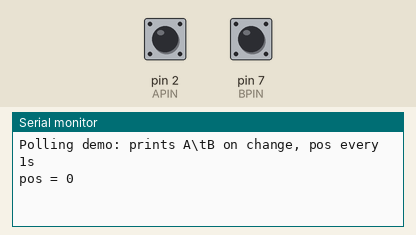
The sketch below on a simulated Arduino Uno, built with avr-gcc and run on an emulated ATmega328P. Shown: the last lines printed to the serial monitor. The test bench sets the inputs (shaded band); at power-on: pin 2 (APIN) HIGH, pin 7 (BPIN) HIGH.

Above: at 1.2 s.
1.3 s: pin 2 (APIN) pulled LOW for 0.15 s
At 1.9 s:
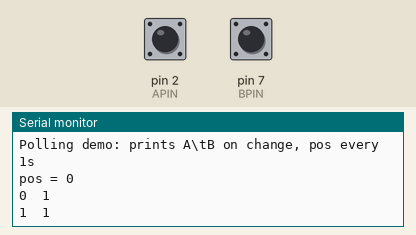
2.9 s: pin 7 (BPIN) pulled LOW for 0.15 s
At 3.6 s:
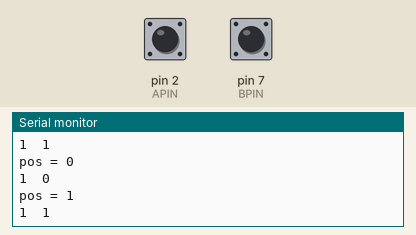
4.5 s: pin 2 (APIN) pulled LOW for 1 s
At 4.9 s:
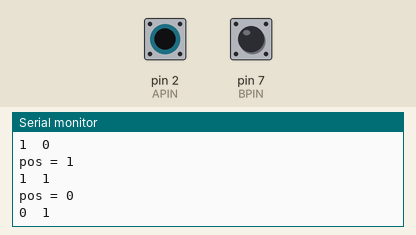
Timing chart, 0 to 7.5 s (numbered marks = the images above; inputs shaded):
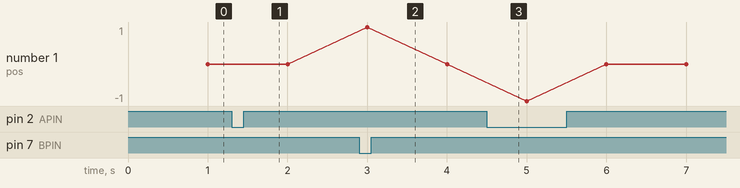

The sketch:

Assignment_1_EncoderWheel.ino
```cpp
// ---- Pins ----
const byte APIN = 2;   // A / CLK
const byte BPIN = 7;   // B / DT

// Flip to -1 if CW is negative with your wiring
const int8_t DIR_POLARITY = +1;

// Optional tiny debounce for mechanical encoders (us)
const unsigned long CHANGE_DEBOUNCE_US = 800;

int lastA, lastB;
long position = 0;
unsigned long lastChangeUs = 0;

void setup() {
  Serial.begin(9600);
  pinMode(APIN, INPUT_PULLUP);
  pinMode(BPIN, INPUT_PULLUP);
  lastA = digitalRead(APIN);
  lastB = digitalRead(BPIN);
  Serial.println("Polling demo: prints A\\tB on change, pos every 1s");
}

void loop() {
  int thisA = digitalRead(APIN);
  int thisB = digitalRead(BPIN);

  if (thisA != lastA || thisB != lastB) {
    unsigned long t = micros();
    if (t - lastChangeUs >= CHANGE_DEBOUNCE_US) {
      lastChangeUs = t;

      // --- Your print format ---
      Serial.print(thisA); Serial.print('\t'); Serial.println(thisB);

      // --- Count logic (no table) ---
      if (thisA != lastA) position += (thisA == thisB) ? +1 : -1;
      else                position += (thisA != thisB) ? +1 : -1;

      lastA = thisA; lastB = thisB;
    }
  }

  // Timed pos print (1 Hz)
  static unsigned long lastPrint = 0;
  if (millis() - lastPrint >= 1000) {
    Serial.print("pos = "); Serial.println(position);
    lastPrint = millis();
  }
}
```

Measured:
- after the input at 1.3 s, the serial monitor: prints a new line at once (image 1)
- after the input at 2.9 s, the serial monitor: prints a new line at once (image 2)
- after the input at 4.5 s, the serial monitor: prints a new line at once (image 3)
